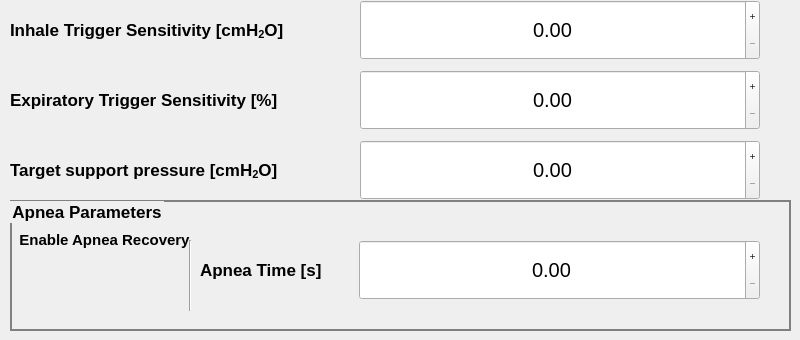
      <widget class="QWidget" name="tab_2">
       <property name="font">
        <font>
         <pointsize>15</pointsize>
        </font>
       </property>
       <attribute name="title">
        <string>PSV</string>
       </attribute>
       <widget class="QLabel" name="label_6">
        <property name="geometry">
         <rect>
          <x>10</x>
          <y>0</y>
          <width>340</width>
          <height>60</height>
         </rect>
        </property>
        <property name="font">
         <font>
          <pointsize>13</pointsize>
          <weight>75</weight>
          <bold>true</bold>
         </font>
        </property>
        <property name="text">
         <string>&lt;html&gt;&lt;head/&gt;&lt;body&gt;&lt;p&gt;Inhale Trigger Sensitivity [cmH&lt;span style=&quot; vertical-align:sub;&quot;&gt;2&lt;/span&gt;O]&lt;/p&gt;&lt;/body&gt;&lt;/html&gt;</string>
        </property>
       </widget>
       <widget class="QLabel" name="label_7">
        <property name="geometry">
         <rect>
          <x>10</x>
          <y>80</y>
          <width>340</width>
          <height>40</height>
         </rect>
        </property>
        <property name="font">
         <font>
          <pointsize>13</pointsize>
          <weight>75</weight>
          <bold>true</bold>
         </font>
        </property>
        <property name="text">
         <string>Expiratory Trigger Sensitivity [%]</string>
        </property>
       </widget>
       <widget class="QDoubleSpinBox" name="spinBox_pressure_trigger">
        <property name="geometry">
         <rect>
          <x>360</x>
          <y>0</y>
          <width>400</width>
          <height>60</height>
         </rect>
        </property>
        <property name="font">
         <font>
          <pointsize>15</pointsize>
         </font>
        </property>
        <property name="alignment">
         <set>Qt::AlignCenter</set>
        </property>
        <property name="buttonSymbols">
         <enum>QAbstractSpinBox::PlusMinus</enum>
        </property>
       </widget>
       <widget class="QDoubleSpinBox" name="spinBox_flow_trigger">
        <property name="geometry">
         <rect>
          <x>360</x>
          <y>70</y>
          <width>400</width>
          <height>60</height>
         </rect>
        </property>
        <property name="font">
         <font>
          <pointsize>15</pointsize>
         </font>
        </property>
        <property name="alignment">
         <set>Qt::AlignCenter</set>
        </property>
        <property name="buttonSymbols">
         <enum>QAbstractSpinBox::PlusMinus</enum>
        </property>
       </widget>
       <widget class="Line" name="line_4">
        <property name="geometry">
         <rect>
          <x>180</x>
          <y>240</y>
          <width>20</width>
          <height>71</height>
         </rect>
        </property>
        <property name="orientation">
         <enum>Qt::Vertical</enum>
        </property>
       </widget>
       <widget class="QPushButton" name="fake_btn_pr_trigger">
        <property name="geometry">
         <rect>
          <x>440</x>
          <y>0</y>
          <width>240</width>
          <height>60</height>
         </rect>
        </property>
        <property name="palette">
         <palette>
          <active>
           <colorrole role="Button">
            <brush brushstyle="SolidPattern">
             <color alpha="0">
              <red>0</red>
              <green>0</green>
              <blue>0</blue>
             </color>
            </brush>
           </colorrole>
           <colorrole role="Base">
            <brush brushstyle="SolidPattern">
             <color alpha="0">
              <red>0</red>
              <green>0</green>
              <blue>0</blue>
             </color>
            </brush>
           </colorrole>
           <colorrole role="Window">
            <brush brushstyle="SolidPattern">
             <color alpha="0">
              <red>0</red>
              <green>0</green>
              <blue>0</blue>
             </color>
            </brush>
           </colorrole>
          </active>
          <inactive>
           <colorrole role="Button">
            <brush brushstyle="SolidPattern">
             <color alpha="0">
              <red>0</red>
              <green>0</green>
              <blue>0</blue>
             </color>
            </brush>
           </colorrole>
           <colorrole role="Base">
            <brush brushstyle="SolidPattern">
             <color alpha="0">
              <red>0</red>
              <green>0</green>
              <blue>0</blue>
             </color>
            </brush>
           </colorrole>
           <colorrole role="Window">
            <brush brushstyle="SolidPattern">
             <color alpha="0">
              <red>0</red>
              <green>0</green>
              <blue>0</blue>
             </color>
            </brush>
           </colorrole>
          </inactive>
          <disabled>
           <colorrole role="Button">
            <brush brushstyle="SolidPattern">
             <color alpha="0">
              <red>0</red>
              <green>0</green>
              <blue>0</blue>
             </color>
            </brush>
           </colorrole>
           <colorrole role="Base">
            <brush brushstyle="SolidPattern">
             <color alpha="0">
              <red>0</red>
              <green>0</green>
              <blue>0</blue>
             </color>
            </brush>
           </colorrole>
           <colorrole role="Window">
            <brush brushstyle="SolidPattern">
             <color alpha="0">
              <red>0</red>
              <green>0</green>
              <blue>0</blue>
             </color>
            </brush>
           </colorrole>
          </disabled>
         </palette>
        </property>
        <property name="font">
         <font>
          <underline>false</underline>
         </font>
        </property>
        <property name="styleSheet">
         <string notr="true">QPushButton {
	background-color: rgba(0, 0, 0, 0);
     border-style: outset;
}</string>
        </property>
        <property name="text">
         <string/>
        </property>
       </widget>
       <widget class="QPushButton" name="fake_btn_flow_trig">
        <property name="geometry">
         <rect>
          <x>440</x>
          <y>70</y>
          <width>240</width>
          <height>60</height>
         </rect>
        </property>
        <property name="palette">
         <palette>
          <active>
           <colorrole role="Button">
            <brush brushstyle="SolidPattern">
             <color alpha="0">
              <red>0</red>
              <green>0</green>
              <blue>0</blue>
             </color>
            </brush>
           </colorrole>
           <colorrole role="Base">
            <brush brushstyle="SolidPattern">
             <color alpha="0">
              <red>0</red>
              <green>0</green>
              <blue>0</blue>
             </color>
            </brush>
           </colorrole>
           <colorrole role="Window">
            <brush brushstyle="SolidPattern">
             <color alpha="0">
              <red>0</red>
              <green>0</green>
              <blue>0</blue>
             </color>
            </brush>
           </colorrole>
          </active>
          <inactive>
           <colorrole role="Button">
            <brush brushstyle="SolidPattern">
             <color alpha="0">
              <red>0</red>
              <green>0</green>
              <blue>0</blue>
             </color>
            </brush>
           </colorrole>
           <colorrole role="Base">
            <brush brushstyle="SolidPattern">
             <color alpha="0">
              <red>0</red>
              <green>0</green>
              <blue>0</blue>
             </color>
            </brush>
           </colorrole>
           <colorrole role="Window">
            <brush brushstyle="SolidPattern">
             <color alpha="0">
              <red>0</red>
              <green>0</green>
              <blue>0</blue>
             </color>
            </brush>
           </colorrole>
          </inactive>
          <disabled>
           <colorrole role="Button">
            <brush brushstyle="SolidPattern">
             <color alpha="0">
              <red>0</red>
              <green>0</green>
              <blue>0</blue>
             </color>
            </brush>
           </colorrole>
           <colorrole role="Base">
            <brush brushstyle="SolidPattern">
             <color alpha="0">
              <red>0</red>
              <green>0</green>
              <blue>0</blue>
             </color>
            </brush>
           </colorrole>
           <colorrole role="Window">
            <brush brushstyle="SolidPattern">
             <color alpha="0">
              <red>0</red>
              <green>0</green>
              <blue>0</blue>
             </color>
            </brush>
           </colorrole>
          </disabled>
         </palette>
        </property>
        <property name="font">
         <font>
          <underline>false</underline>
         </font>
        </property>
        <property name="styleSheet">
         <string notr="true">QPushButton {
	background-color: rgba(0, 0, 0, 0);
     border-style: outset;
}</string>
        </property>
        <property name="text">
         <string/>
        </property>
       </widget>
       <widget class="QDoubleSpinBox" name="spinBox_support_pressure">
        <property name="geometry">
         <rect>
          <x>360</x>
          <y>140</y>
          <width>400</width>
          <height>60</height>
         </rect>
        </property>
        <property name="font">
         <font>
          <pointsize>15</pointsize>
         </font>
        </property>
        <property name="alignment">
         <set>Qt::AlignCenter</set>
        </property>
        <property name="buttonSymbols">
         <enum>QAbstractSpinBox::PlusMinus</enum>
        </property>
       </widget>
       <widget class="QPushButton" name="fake_btn_support_pressure">
        <property name="geometry">
         <rect>
          <x>440</x>
          <y>140</y>
          <width>240</width>
          <height>60</height>
         </rect>
        </property>
        <property name="palette">
         <palette>
          <active>
           <colorrole role="Button">
            <brush brushstyle="SolidPattern">
             <color alpha="0">
              <red>0</red>
              <green>0</green>
              <blue>0</blue>
             </color>
            </brush>
           </colorrole>
           <colorrole role="Base">
            <brush brushstyle="SolidPattern">
             <color alpha="0">
              <red>0</red>
              <green>0</green>
              <blue>0</blue>
             </color>
            </brush>
           </colorrole>
           <colorrole role="Window">
            <brush brushstyle="SolidPattern">
             <color alpha="0">
              <red>0</red>
              <green>0</green>
              <blue>0</blue>
             </color>
            </brush>
           </colorrole>
          </active>
          <inactive>
           <colorrole role="Button">
            <brush brushstyle="SolidPattern">
             <color alpha="0">
              <red>0</red>
              <green>0</green>
              <blue>0</blue>
             </color>
            </brush>
           </colorrole>
           <colorrole role="Base">
            <brush brushstyle="SolidPattern">
             <color alpha="0">
              <red>0</red>
              <green>0</green>
              <blue>0</blue>
             </color>
            </brush>
           </colorrole>
           <colorrole role="Window">
            <brush brushstyle="SolidPattern">
             <color alpha="0">
              <red>0</red>
              <green>0</green>
              <blue>0</blue>
             </color>
            </brush>
           </colorrole>
          </inactive>
          <disabled>
           <colorrole role="Button">
            <brush brushstyle="SolidPattern">
             <color alpha="0">
              <red>0</red>
              <green>0</green>
              <blue>0</blue>
             </color>
            </brush>
           </colorrole>
           <colorrole role="Base">
            <brush brushstyle="SolidPattern">
             <color alpha="0">
              <red>0</red>
              <green>0</green>
              <blue>0</blue>
             </color>
            </brush>
           </colorrole>
           <colorrole role="Window">
            <brush brushstyle="SolidPattern">
             <color alpha="0">
              <red>0</red>
              <green>0</green>
              <blue>0</blue>
             </color>
            </brush>
           </colorrole>
          </disabled>
         </palette>
        </property>
        <property name="font">
         <font>
          <underline>false</underline>
         </font>
        </property>
        <property name="styleSheet">
         <string notr="true">QPushButton {
	background-color: rgba(0, 0, 0, 0);
     border-style: outset;
}</string>
        </property>
        <property name="text">
         <string/>
        </property>
       </widget>
       <widget class="QLabel" name="label_9">
        <property name="geometry">
         <rect>
          <x>10</x>
          <y>140</y>
          <width>340</width>
          <height>60</height>
         </rect>
        </property>
        <property name="font">
         <font>
          <pointsize>13</pointsize>
          <weight>75</weight>
          <bold>true</bold>
         </font>
        </property>
        <property name="text">
         <string>&lt;html&gt;&lt;head/&gt;&lt;body&gt;&lt;p&gt;Target support pressure  [cmH&lt;span style=&quot; vertical-align:sub;&quot;&gt;2&lt;/span&gt;O]&lt;/p&gt;&lt;/body&gt;&lt;/html&gt;</string>
        </property>
       </widget>
       <widget class="QGroupBox" name="groupBox">
        <property name="geometry">
         <rect>
          <x>10</x>
          <y>200</y>
          <width>781</width>
          <height>131</height>
         </rect>
        </property>
        <property name="font">
         <font>
          <pointsize>13</pointsize>
          <weight>75</weight>
          <bold>true</bold>
         </font>
        </property>
        <property name="styleSheet">
         <string notr="true">QGroupBox {
border: 2px solid gray;
}</string>
        </property>
        <property name="title">
         <string>Apnea Parameters</string>
        </property>
        <widget class="QLabel" name="label_11">
         <property name="geometry">
          <rect>
           <x>9</x>
           <y>20</y>
           <width>171</width>
           <height>40</height>
          </rect>
         </property>
         <property name="font">
          <font>
           <pointsize>11</pointsize>
           <weight>75</weight>
           <bold>true</bold>
          </font>
         </property>
         <property name="text">
          <string>Enable Apnea Recovery</string>
         </property>
         <property name="alignment">
          <set>Qt::AlignCenter</set>
         </property>
        </widget>
        <widget class="QLabel" name="label_8">
         <property name="geometry">
          <rect>
           <x>190</x>
           <y>40</y>
           <width>151</width>
           <height>61</height>
          </rect>
         </property>
         <property name="font">
          <font>
           <pointsize>13</pointsize>
           <weight>75</weight>
           <bold>true</bold>
          </font>
         </property>
         <property name="text">
          <string>&lt;html&gt;&lt;head/&gt;&lt;body&gt;&lt;p&gt;Apnea Time [s]&lt;/p&gt;&lt;/body&gt;&lt;/html&gt;</string>
         </property>
        </widget>
        <widget class="QDoubleSpinBox" name="spinBox_max_apnea_time">
         <property name="geometry">
          <rect>
           <x>349</x>
           <y>40</y>
           <width>401</width>
           <height>60</height>
          </rect>
         </property>
         <property name="font">
          <font>
           <pointsize>15</pointsize>
          </font>
         </property>
         <property name="layoutDirection">
          <enum>Qt::LeftToRight</enum>
         </property>
         <property name="styleSheet">
          <string notr="true"/>
         </property>
         <property name="alignment">
          <set>Qt::AlignCenter</set>
         </property>
         <property name="buttonSymbols">
          <enum>QAbstractSpinBox::PlusMinus</enum>
         </property>
         <property name="showGroupSeparator" stdset="0">
          <bool>true</bool>
         </property>
        </widget>
        <widget class="QPushButton" name="fake_btn_max_apnea_time">
         <property name="geometry">
          <rect>
           <x>430</x>
           <y>40</y>
           <width>241</width>
           <height>60</height>
          </rect>
         </property>
         <property name="palette">
          <palette>
           <active>
            <colorrole role="Button">
             <brush brushstyle="SolidPattern">
              <color alpha="0">
               <red>0</red>
               <green>0</green>
               <blue>0</blue>
              </color>
             </brush>
            </colorrole>
            <colorrole role="Base">
             <brush brushstyle="SolidPattern">
              <color alpha="0">
               <red>0</red>
               <green>0</green>
               <blue>0</blue>
              </color>
             </brush>
            </colorrole>
            <colorrole role="Window">
             <brush brushstyle="SolidPattern">
              <color alpha="0">
               <red>0</red>
               <green>0</green>
               <blue>0</blue>
              </color>
             </brush>
            </colorrole>
           </active>
           <inactive>
            <colorrole role="Button">
             <brush brushstyle="SolidPattern">
              <color alpha="0">
               <red>0</red>
               <green>0</green>
               <blue>0</blue>
              </color>
             </brush>
            </colorrole>
            <colorrole role="Base">
             <brush brushstyle="SolidPattern">
              <color alpha="0">
               <red>0</red>
               <green>0</green>
               <blue>0</blue>
              </color>
             </brush>
            </colorrole>
            <colorrole role="Window">
             <brush brushstyle="SolidPattern">
              <color alpha="0">
               <red>0</red>
               <green>0</green>
               <blue>0</blue>
              </color>
             </brush>
            </colorrole>
           </inactive>
           <disabled>
            <colorrole role="Button">
             <brush brushstyle="SolidPattern">
              <color alpha="0">
               <red>0</red>
               <green>0</green>
               <blue>0</blue>
              </color>
             </brush>
            </colorrole>
            <colorrole role="Base">
             <brush brushstyle="SolidPattern">
              <color alpha="0">
               <red>0</red>
               <green>0</green>
               <blue>0</blue>
              </color>
             </brush>
            </colorrole>
            <colorrole role="Window">
             <brush brushstyle="SolidPattern">
              <color alpha="0">
               <red>0</red>
               <green>0</green>
               <blue>0</blue>
              </color>
             </brush>
            </colorrole>
           </disabled>
          </palette>
         </property>
         <property name="font">
          <font>
           <underline>false</underline>
          </font>
         </property>
         <property name="styleSheet">
          <string notr="true">QPushButton {
	background-color: rgba(0, 0, 0, 0);
     border-style: outset;
}</string>
         </property>
         <property name="text">
          <string/>
         </property>
        </widget>
        <widget class="MVMToggle" name="toggle_enable_backup" native="true">
         <property name="enabled">
          <bool>false</bool>
         </property>
         <property name="geometry">
          <rect>
           <x>20</x>
           <y>60</y>
           <width>131</width>
           <height>41</height>
          </rect>
         </property>
        </widget>
       </widget>
       <zorder>groupBox</zorder>
       <zorder>label_6</zorder>
       <zorder>label_7</zorder>
       <zorder>spinBox_pressure_trigger</zorder>
       <zorder>spinBox_flow_trigger</zorder>
       <zorder>line_4</zorder>
       <zorder>fake_btn_pr_trigger</zorder>
       <zorder>fake_btn_flow_trig</zorder>
       <zorder>spinBox_support_pressure</zorder>
       <zorder>fake_btn_support_pressure</zorder>
       <zorder>label_9</zorder>
      </widget>
